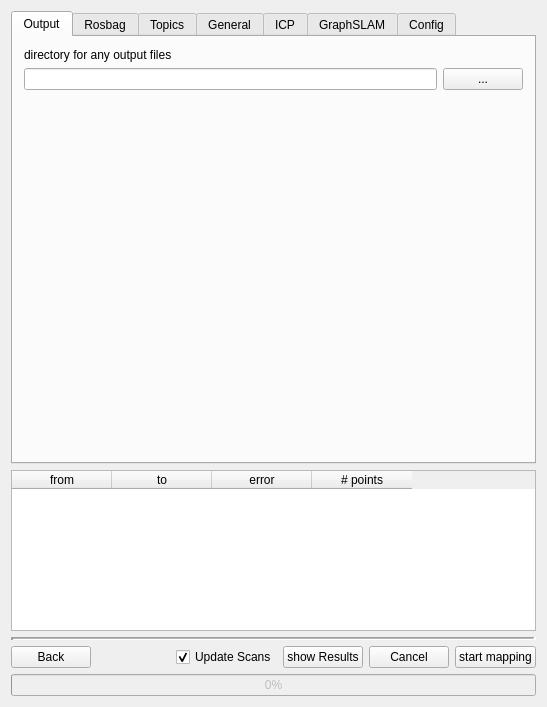
<?xml version="1.0" encoding="UTF-8"?>
<ui version="4.0">
 <class>Mapping</class>
 <widget class="QMainWindow" name="Mapping">
  <property name="geometry">
   <rect>
    <x>0</x>
    <y>0</y>
    <width>547</width>
    <height>707</height>
   </rect>
  </property>
  <property name="windowTitle">
   <string>Mapping</string>
  </property>
  <widget class="QWidget" name="centralWidget">
   <layout class="QGridLayout" name="gridLayout_3">
    <item row="0" column="1">
     <layout class="QVBoxLayout" name="vl_settings">
      <item>
       <widget class="QTabWidget" name="tb_settings">
        <property name="enabled">
         <bool>true</bool>
        </property>
        <property name="currentIndex">
         <number>0</number>
        </property>
        <widget class="QWidget" name="tab_output">
         <attribute name="title">
          <string>Output</string>
         </attribute>
         <layout class="QVBoxLayout" name="verticalLayout_2">
          <item>
           <layout class="QGridLayout" name="gl_output">
            <item row="1" column="0">
             <widget class="QLineEdit" name="le_output">
              <property name="readOnly">
               <bool>true</bool>
              </property>
             </widget>
            </item>
            <item row="0" column="0">
             <widget class="QLabel" name="l_output">
              <property name="text">
               <string>directory for any output files</string>
              </property>
             </widget>
            </item>
            <item row="1" column="1">
             <widget class="QPushButton" name="pb_output">
              <property name="text">
               <string>...</string>
              </property>
             </widget>
            </item>
           </layout>
          </item>
          <item>
           <spacer name="vs">
            <property name="orientation">
             <enum>Qt::Vertical</enum>
            </property>
            <property name="sizeHint" stdset="0">
             <size>
              <width>20</width>
              <height>40</height>
             </size>
            </property>
           </spacer>
          </item>
         </layout>
        </widget>
        <widget class="QWidget" name="tab_rosbag">
         <attribute name="title">
          <string>Rosbag</string>
         </attribute>
         <layout class="QVBoxLayout" name="verticalLayout">
          <item>
           <layout class="QGridLayout" name="gl_rosbag">
            <item row="1" column="0">
             <widget class="QLineEdit" name="le_filePath">
              <property name="readOnly">
               <bool>true</bool>
              </property>
             </widget>
            </item>
            <item row="1" column="1">
             <widget class="QPushButton" name="pb_fileDialog">
              <property name="text">
               <string>...</string>
              </property>
             </widget>
            </item>
           </layout>
          </item>
          <item>
           <layout class="QGridLayout" name="gl_rosbag2">
            <item row="2" column="0">
             <widget class="QLabel" name="l_units">
              <property name="text">
               <string>Units</string>
              </property>
             </widget>
            </item>
            <item row="2" column="2">
             <widget class="QRadioButton" name="rb_centimeter">
              <property name="text">
               <string>cm</string>
              </property>
              <property name="checked">
               <bool>true</bool>
              </property>
              <attribute name="buttonGroup">
               <string notr="true">bg_units</string>
              </attribute>
             </widget>
            </item>
            <item row="1" column="1">
             <widget class="QRadioButton" name="rb_lefthanded">
              <property name="text">
               <string>left-handed</string>
              </property>
              <attribute name="buttonGroup">
               <string notr="true">bg_coordinates</string>
              </attribute>
             </widget>
            </item>
            <item row="1" column="0">
             <widget class="QLabel" name="l_coordinates">
              <property name="text">
               <string>Coordinates</string>
              </property>
             </widget>
            </item>
            <item row="1" column="2">
             <widget class="QRadioButton" name="rb_righthanded">
              <property name="text">
               <string>right-handed</string>
              </property>
              <property name="checked">
               <bool>true</bool>
              </property>
              <attribute name="buttonGroup">
               <string notr="true">bg_coordinates</string>
              </attribute>
             </widget>
            </item>
            <item row="2" column="1">
             <widget class="QRadioButton" name="rb_meter">
              <property name="text">
               <string>m</string>
              </property>
              <attribute name="buttonGroup">
               <string notr="true">bg_units</string>
              </attribute>
             </widget>
            </item>
           </layout>
          </item>
          <item>
           <spacer name="vs1">
            <property name="orientation">
             <enum>Qt::Vertical</enum>
            </property>
            <property name="sizeHint" stdset="0">
             <size>
              <width>20</width>
              <height>40</height>
             </size>
            </property>
           </spacer>
          </item>
         </layout>
        </widget>
        <widget class="QWidget" name="tab_topics">
         <attribute name="title">
          <string>Topics</string>
         </attribute>
         <layout class="QGridLayout" name="gridLayout_4">
          <item row="3" column="0">
           <widget class="QLabel" name="l_gps">
            <property name="text">
             <string>gps</string>
            </property>
           </widget>
          </item>
          <item row="1" column="2">
           <widget class="QLineEdit" name="le_scan">
            <property name="text">
             <string/>
            </property>
            <property name="placeholderText">
             <string>/scan</string>
            </property>
           </widget>
          </item>
          <item row="2" column="2">
           <widget class="QLineEdit" name="le_odom">
            <property name="placeholderText">
             <string>/odom</string>
            </property>
           </widget>
          </item>
          <item row="2" column="3">
           <widget class="QLineEdit" name="le_odom_type">
            <property name="text">
             <string/>
            </property>
            <property name="placeholderText">
             <string>nav_msgs/Odometry</string>
            </property>
           </widget>
          </item>
          <item row="0" column="3">
           <widget class="QLabel" name="l_type">
            <property name="text">
             <string>type</string>
            </property>
           </widget>
          </item>
          <item row="3" column="3">
           <widget class="QLineEdit" name="le_gps_type">
            <property name="placeholderText">
             <string>gps_type</string>
            </property>
           </widget>
          </item>
          <item row="1" column="0">
           <widget class="QLabel" name="l_scan">
            <property name="text">
             <string>laser sensor</string>
            </property>
           </widget>
          </item>
          <item row="0" column="2">
           <widget class="QLabel" name="l_name">
            <property name="text">
             <string>name</string>
            </property>
           </widget>
          </item>
          <item row="2" column="0">
           <widget class="QLabel" name="l_odom">
            <property name="text">
             <string>odom</string>
            </property>
           </widget>
          </item>
          <item row="3" column="2">
           <widget class="QLineEdit" name="le_gps">
            <property name="text">
             <string/>
            </property>
            <property name="placeholderText">
             <string>/gps</string>
            </property>
           </widget>
          </item>
          <item row="1" column="3">
           <widget class="QLineEdit" name="le_scan_type">
            <property name="placeholderText">
             <string>sensor_msgs/LaserScan</string>
            </property>
           </widget>
          </item>
          <item row="4" column="2">
           <spacer name="vs2">
            <property name="orientation">
             <enum>Qt::Vertical</enum>
            </property>
            <property name="sizeHint" stdset="0">
             <size>
              <width>20</width>
              <height>40</height>
             </size>
            </property>
           </spacer>
          </item>
         </layout>
        </widget>
        <widget class="QWidget" name="tab_general">
         <attribute name="title">
          <string>General</string>
         </attribute>
         <layout class="QVBoxLayout" name="verticalLayout_5">
          <item>
           <widget class="QGroupBox" name="gb_scans">
            <property name="title">
             <string>Scans</string>
            </property>
            <layout class="QGridLayout" name="gridLayout_2">
             <item row="1" column="4">
              <widget class="QSpinBox" name="sb_last">
               <property name="enabled">
                <bool>false</bool>
               </property>
               <property name="minimum">
                <number>-1</number>
               </property>
               <property name="maximum">
                <number>1000000</number>
               </property>
               <property name="value">
                <number>1</number>
               </property>
              </widget>
             </item>
             <item row="1" column="0">
              <widget class="QLabel" name="l_first">
               <property name="text">
                <string>First</string>
               </property>
              </widget>
             </item>
             <item row="0" column="0">
              <widget class="QLabel" name="l_total">
               <property name="text">
                <string>Total</string>
               </property>
              </widget>
             </item>
             <item row="1" column="3">
              <widget class="QLabel" name="l_last">
               <property name="text">
                <string>Last</string>
               </property>
              </widget>
             </item>
             <item row="1" column="1">
              <widget class="QSpinBox" name="sb_first">
               <property name="enabled">
                <bool>false</bool>
               </property>
               <property name="minimum">
                <number>-1</number>
               </property>
               <property name="maximum">
                <number>1000000</number>
               </property>
               <property name="value">
                <number>0</number>
               </property>
              </widget>
             </item>
             <item row="1" column="6">
              <spacer name="hs">
               <property name="orientation">
                <enum>Qt::Horizontal</enum>
               </property>
               <property name="sizeHint" stdset="0">
                <size>
                 <width>40</width>
                 <height>20</height>
                </size>
               </property>
              </spacer>
             </item>
             <item row="1" column="5">
              <widget class="QLabel" name="l_scans_info">
               <property name="font">
                <font>
                 <pointsize>8</pointsize>
                </font>
               </property>
               <property name="text">
                <string>if not specified all scans will be used</string>
               </property>
              </widget>
             </item>
             <item row="0" column="1">
              <widget class="QSpinBox" name="sb_total">
               <property name="maximum">
                <number>1000000000</number>
               </property>
              </widget>
             </item>
            </layout>
           </widget>
          </item>
          <item>
           <widget class="QGroupBox" name="gb_distance">
            <property name="title">
             <string>Distance </string>
            </property>
            <layout class="QVBoxLayout" name="verticalLayout_6">
             <item>
              <layout class="QHBoxLayout" name="hl_distance">
               <item>
                <widget class="QLabel" name="l_distance">
                 <property name="text">
                  <string>Use points within min and max:</string>
                 </property>
                </widget>
               </item>
               <item>
                <widget class="QLabel" name="l_distance_info">
                 <property name="font">
                  <font>
                   <pointsize>8</pointsize>
                  </font>
                 </property>
                 <property name="text">
                  <string>if not specified all points will be used</string>
                 </property>
                </widget>
               </item>
              </layout>
             </item>
             <item>
              <layout class="QFormLayout" name="fl_distance">
               <item row="0" column="0">
                <widget class="QLabel" name="l_min">
                 <property name="text">
                  <string>Min</string>
                 </property>
                </widget>
               </item>
               <item row="0" column="1">
                <widget class="QDoubleSpinBox" name="dsb_min">
                 <property name="minimum">
                  <double>-1.000000000000000</double>
                 </property>
                 <property name="maximum">
                  <double>10000000.000000000000000</double>
                 </property>
                 <property name="value">
                  <double>-1.000000000000000</double>
                 </property>
                </widget>
               </item>
               <item row="1" column="0">
                <widget class="QLabel" name="l_max">
                 <property name="text">
                  <string>Max</string>
                 </property>
                </widget>
               </item>
               <item row="1" column="1">
                <widget class="QDoubleSpinBox" name="dsb_max">
                 <property name="minimum">
                  <double>-1.000000000000000</double>
                 </property>
                 <property name="maximum">
                  <double>1000000.000000000000000</double>
                 </property>
                 <property name="value">
                  <double>-1.000000000000000</double>
                 </property>
                </widget>
               </item>
              </layout>
             </item>
            </layout>
           </widget>
          </item>
          <item>
           <widget class="QGroupBox" name="gb_correspondances">
            <property name="title">
             <string>Method for Point Correspondances</string>
            </property>
            <layout class="QFormLayout" name="formLayout_5">
             <item row="0" column="0">
              <widget class="QLabel" name="l_correspondances">
               <property name="text">
                <string>Method</string>
               </property>
              </widget>
             </item>
             <item row="0" column="1">
              <widget class="QComboBox" name="cb_correspondances">
               <item>
                <property name="text">
                 <string>default</string>
                </property>
               </item>
               <item>
                <property name="text">
                 <string>closest along normal</string>
                </property>
               </item>
               <item>
                <property name="text">
                 <string>closest point-to-plane distance</string>
                </property>
               </item>
              </widget>
             </item>
            </layout>
           </widget>
          </item>
          <item>
           <widget class="QGroupBox" name="gb_matching">
            <property name="title">
             <string>Matching Method</string>
            </property>
            <layout class="QGridLayout" name="gridLayout">
             <item row="0" column="0">
              <widget class="QCheckBox" name="cb_metascan">
               <property name="text">
                <string>match against a meta scan of all previously matched scans</string>
               </property>
              </widget>
             </item>
            </layout>
           </widget>
          </item>
          <item>
           <spacer name="vs5">
            <property name="orientation">
             <enum>Qt::Vertical</enum>
            </property>
            <property name="sizeHint" stdset="0">
             <size>
              <width>20</width>
              <height>40</height>
             </size>
            </property>
           </spacer>
          </item>
          <item>
           <layout class="QGridLayout" name="gl_export">
            <item row="2" column="1">
             <widget class="QLineEdit" name="le_export">
              <property name="enabled">
               <bool>false</bool>
              </property>
              <property name="readOnly">
               <bool>true</bool>
              </property>
             </widget>
            </item>
            <item row="2" column="0">
             <widget class="QCheckBox" name="cb_export">
              <property name="text">
               <string>Export PointCloud</string>
              </property>
             </widget>
            </item>
            <item row="2" column="2">
             <widget class="QPushButton" name="pb_export">
              <property name="enabled">
               <bool>false</bool>
              </property>
              <property name="text">
               <string>...</string>
              </property>
             </widget>
            </item>
           </layout>
          </item>
         </layout>
        </widget>
        <widget class="QWidget" name="tab_icp">
         <attribute name="title">
          <string>ICP</string>
         </attribute>
         <layout class="QVBoxLayout" name="verticalLayout_3">
          <item>
           <widget class="QGroupBox" name="gb_icp_minimization">
            <property name="title">
             <string>ICP Minimization</string>
            </property>
            <layout class="QFormLayout" name="formLayout_2">
             <item row="0" column="0">
              <widget class="QLabel" name="l_icp_minimization">
               <property name="text">
                <string>Algorithm</string>
               </property>
              </widget>
             </item>
             <item row="0" column="1">
              <widget class="QComboBox" name="cb_icp_minimization">
               <property name="currentText">
                <string/>
               </property>
              </widget>
             </item>
             <item row="1" column="0">
              <widget class="QLabel" name="l_icp_iterations">
               <property name="text">
                <string>Max Iterations</string>
               </property>
              </widget>
             </item>
             <item row="1" column="1">
              <widget class="QSpinBox" name="sb_icp_iterations">
               <property name="layoutDirection">
                <enum>Qt::LeftToRight</enum>
               </property>
               <property name="alignment">
                <set>Qt::AlignLeading|Qt::AlignLeft|Qt::AlignVCenter</set>
               </property>
               <property name="maximum">
                <number>1000</number>
               </property>
               <property name="value">
                <number>50</number>
               </property>
              </widget>
             </item>
             <item row="2" column="0">
              <widget class="QLabel" name="l_icp_epsilon">
               <property name="text">
                <string>Epsilon</string>
               </property>
              </widget>
             </item>
             <item row="2" column="1">
              <widget class="QDoubleSpinBox" name="dsb_icp_epsilon">
               <property name="decimals">
                <number>16</number>
               </property>
               <property name="minimum">
                <double>0.000000000000000</double>
               </property>
               <property name="singleStep">
                <double>0.000001000000000</double>
               </property>
               <property name="value">
                <double>0.000010000000000</double>
               </property>
              </widget>
             </item>
            </layout>
           </widget>
          </item>
          <item>
           <widget class="QGroupBox" name="gb_nn">
            <property name="title">
             <string>Nearest Neighbor</string>
            </property>
            <layout class="QFormLayout" name="formLayout_3">
             <item row="0" column="0">
              <widget class="QLabel" name="l_nn">
               <property name="text">
                <string>Algorithm</string>
               </property>
              </widget>
             </item>
             <item row="0" column="1">
              <widget class="QComboBox" name="cb_nn"/>
             </item>
             <item row="1" column="0">
              <widget class="QLabel" name="l_nn_p2p_distance">
               <property name="text">
                <string>Max P2P Distance</string>
               </property>
              </widget>
             </item>
             <item row="1" column="1">
              <widget class="QDoubleSpinBox" name="dsb_nn_p2p_distance">
               <property name="decimals">
                <number>4</number>
               </property>
               <property name="maximum">
                <double>10000000.000000000000000</double>
               </property>
               <property name="value">
                <double>25.000000000000000</double>
               </property>
              </widget>
             </item>
            </layout>
           </widget>
          </item>
          <item>
           <spacer name="vs3">
            <property name="orientation">
             <enum>Qt::Vertical</enum>
            </property>
            <property name="sizeHint" stdset="0">
             <size>
              <width>20</width>
              <height>40</height>
             </size>
            </property>
           </spacer>
          </item>
         </layout>
        </widget>
        <widget class="QWidget" name="tab_graphslam">
         <attribute name="title">
          <string>GraphSLAM</string>
         </attribute>
         <layout class="QVBoxLayout" name="verticalLayout_4">
          <item>
           <widget class="QGroupBox" name="gb_closing_loop">
            <property name="title">
             <string>Closing Loop</string>
            </property>
            <layout class="QFormLayout" name="formLayout">
             <item row="0" column="0">
              <widget class="QLabel" name="l_closing_loop">
               <property name="text">
                <string>Algorithm</string>
               </property>
              </widget>
             </item>
             <item row="0" column="1">
              <widget class="QComboBox" name="cb_closing_loop">
               <property name="currentText">
                <string/>
               </property>
              </widget>
             </item>
             <item row="1" column="0">
              <widget class="QLabel" name="l_loop_size">
               <property name="text">
                <string>Loop Size</string>
               </property>
              </widget>
             </item>
             <item row="2" column="0">
              <widget class="QLabel" name="l_cl_max_distance">
               <property name="text">
                <string>Max Distance</string>
               </property>
              </widget>
             </item>
             <item row="3" column="0">
              <widget class="QLabel" name="l_cl_min_overlap">
               <property name="text">
                <string>Min Overlap   (in Points)</string>
               </property>
              </widget>
             </item>
             <item row="3" column="1">
              <widget class="QSpinBox" name="sb_cl_min_overlap">
               <property name="minimum">
                <number>-1</number>
               </property>
               <property name="maximum">
                <number>1000000000</number>
               </property>
               <property name="value">
                <number>-1</number>
               </property>
              </widget>
             </item>
             <item row="2" column="1">
              <widget class="QSpinBox" name="sb_cl_max_distance">
               <property name="maximum">
                <number>10000000</number>
               </property>
               <property name="value">
                <number>500</number>
               </property>
              </widget>
             </item>
             <item row="1" column="1">
              <widget class="QSpinBox" name="sb_loop_size">
               <property name="maximum">
                <number>1000000000</number>
               </property>
               <property name="value">
                <number>20</number>
               </property>
              </widget>
             </item>
             <item row="5" column="0">
              <widget class="QLabel" name="l_cl_p2p_distance">
               <property name="text">
                <string>Max P2P Distance</string>
               </property>
              </widget>
             </item>
             <item row="6" column="0">
              <widget class="QLabel" name="l_cl_iterations">
               <property name="text">
                <string>Max Iterations</string>
               </property>
              </widget>
             </item>
             <item row="6" column="1">
              <widget class="QSpinBox" name="sb_cl_iterations">
               <property name="maximum">
                <number>1000000</number>
               </property>
               <property name="value">
                <number>100</number>
               </property>
              </widget>
             </item>
             <item row="5" column="1">
              <widget class="QDoubleSpinBox" name="dsb_cl_p2p_distance">
               <property name="decimals">
                <number>4</number>
               </property>
               <property name="maximum">
                <double>1000000.000000000000000</double>
               </property>
               <property name="value">
                <double>700.000000000000000</double>
               </property>
              </widget>
             </item>
             <item row="4" column="1">
              <widget class="QLabel" name="l_cl_min_overlap_info">
               <property name="font">
                <font>
                 <pointsize>8</pointsize>
                </font>
               </property>
               <property name="text">
                <string>if not specified max distance will be used</string>
               </property>
              </widget>
             </item>
            </layout>
           </widget>
          </item>
          <item>
           <widget class="QGroupBox" name="gb_graphslam">
            <property name="title">
             <string>GraphSLAM Minimization</string>
            </property>
            <layout class="QFormLayout" name="formLayout_4">
             <item row="0" column="1">
              <widget class="QComboBox" name="cb_graphslam"/>
             </item>
             <item row="0" column="0">
              <widget class="QLabel" name="l_graphslam">
               <property name="text">
                <string>Algorithm</string>
               </property>
              </widget>
             </item>
             <item row="1" column="0">
              <widget class="QLabel" name="l_slam_iterations">
               <property name="text">
                <string>Max Iterations</string>
               </property>
              </widget>
             </item>
             <item row="1" column="1">
              <widget class="QSpinBox" name="sb_slam_iterations">
               <property name="minimum">
                <number>-1</number>
               </property>
               <property name="maximum">
                <number>1000</number>
               </property>
               <property name="value">
                <number>50</number>
               </property>
              </widget>
             </item>
             <item row="3" column="0">
              <widget class="QLabel" name="l_graph_p2p_distance">
               <property name="text">
                <string>Max P2P Distance</string>
               </property>
              </widget>
             </item>
             <item row="2" column="0">
              <widget class="QLabel" name="l_graph_epsilon">
               <property name="text">
                <string>Epsilon</string>
               </property>
              </widget>
             </item>
             <item row="2" column="1">
              <widget class="QDoubleSpinBox" name="dsb_graph_epsilon">
               <property name="decimals">
                <number>4</number>
               </property>
               <property name="singleStep">
                <double>0.100000000000000</double>
               </property>
               <property name="value">
                <double>0.500000000000000</double>
               </property>
              </widget>
             </item>
             <item row="3" column="1">
              <widget class="QDoubleSpinBox" name="dsb_graph_p2p_distance">
               <property name="decimals">
                <number>4</number>
               </property>
               <property name="maximum">
                <double>1000000.000000000000000</double>
               </property>
               <property name="value">
                <double>25.000000000000000</double>
               </property>
              </widget>
             </item>
            </layout>
           </widget>
          </item>
          <item>
           <spacer name="vs4">
            <property name="orientation">
             <enum>Qt::Vertical</enum>
            </property>
            <property name="sizeHint" stdset="0">
             <size>
              <width>20</width>
              <height>40</height>
             </size>
            </property>
           </spacer>
          </item>
         </layout>
        </widget>
        <widget class="QWidget" name="tab_config">
         <attribute name="title">
          <string>Config</string>
         </attribute>
         <layout class="QVBoxLayout" name="verticalLayout_7">
          <item>
           <widget class="QGroupBox" name="gb_config">
            <property name="title">
             <string>Configurations</string>
            </property>
            <layout class="QGridLayout" name="gridLayout_5">
             <item row="1" column="0">
              <widget class="QPushButton" name="pb_load_config">
               <property name="text">
                <string>load</string>
               </property>
              </widget>
             </item>
             <item row="0" column="0">
              <widget class="QPushButton" name="pb_save_config">
               <property name="text">
                <string>save</string>
               </property>
              </widget>
             </item>
             <item row="0" column="1">
              <spacer name="hs3">
               <property name="orientation">
                <enum>Qt::Horizontal</enum>
               </property>
               <property name="sizeHint" stdset="0">
                <size>
                 <width>40</width>
                 <height>20</height>
                </size>
               </property>
              </spacer>
             </item>
            </layout>
           </widget>
          </item>
          <item>
           <spacer name="vs6">
            <property name="orientation">
             <enum>Qt::Vertical</enum>
            </property>
            <property name="sizeHint" stdset="0">
             <size>
              <width>20</width>
              <height>40</height>
             </size>
            </property>
           </spacer>
          </item>
         </layout>
        </widget>
       </widget>
      </item>
      <item>
       <widget class="QTableWidget" name="tw_results">
        <property name="enabled">
         <bool>true</bool>
        </property>
        <column>
         <property name="text">
          <string>from</string>
         </property>
        </column>
        <column>
         <property name="text">
          <string>to</string>
         </property>
        </column>
        <column>
         <property name="text">
          <string>error</string>
         </property>
        </column>
        <column>
         <property name="text">
          <string># points</string>
         </property>
        </column>
       </widget>
      </item>
      <item>
       <widget class="Line" name="line">
        <property name="frameShadow">
         <enum>QFrame::Sunken</enum>
        </property>
        <property name="lineWidth">
         <number>3</number>
        </property>
        <property name="midLineWidth">
         <number>1</number>
        </property>
        <property name="orientation">
         <enum>Qt::Horizontal</enum>
        </property>
       </widget>
      </item>
      <item>
       <layout class="QHBoxLayout" name="hl_start">
        <item>
         <widget class="QPushButton" name="pb_back">
          <property name="text">
           <string>Back</string>
          </property>
         </widget>
        </item>
        <item>
         <spacer name="hs2">
          <property name="orientation">
           <enum>Qt::Horizontal</enum>
          </property>
          <property name="sizeHint" stdset="0">
           <size>
            <width>40</width>
            <height>20</height>
           </size>
          </property>
         </spacer>
        </item>
        <item>
         <widget class="QCheckBox" name="cb_update_scans">
          <property name="text">
           <string>Update Scans</string>
          </property>
          <property name="checked">
           <bool>true</bool>
          </property>
         </widget>
        </item>
        <item>
         <widget class="QPushButton" name="pb_show">
          <property name="text">
           <string>show Results</string>
          </property>
         </widget>
        </item>
        <item>
         <widget class="QPushButton" name="pb_cancel">
          <property name="text">
           <string>Cancel</string>
          </property>
         </widget>
        </item>
        <item>
         <widget class="QPushButton" name="pb_start">
          <property name="text">
           <string>start mapping</string>
          </property>
         </widget>
        </item>
       </layout>
      </item>
      <item>
       <widget class="QProgressBar" name="pb_progress">
        <property name="enabled">
         <bool>false</bool>
        </property>
        <property name="value">
         <number>0</number>
        </property>
        <property name="textVisible">
         <bool>true</bool>
        </property>
       </widget>
      </item>
     </layout>
    </item>
   </layout>
  </widget>
 </widget>
 <layoutdefault spacing="6" margin="11"/>
 <resources/>
 <connections/>
 <buttongroups>
  <buttongroup name="bg_coordinates"/>
  <buttongroup name="bg_units"/>
 </buttongroups>
</ui>
